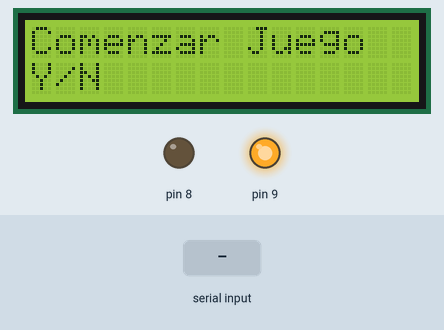
Simulated run of this sketch. Board: Arduino Uno, built with avr-gcc and run on an emulated ATmega328P. Parts: 16×2 character LCD, output pins drawn as LEDs (lit = HIGH). The test bench sets the inputs (shaded band).

Above: at 1.2 s.
1.3 s: "Y\n" received over Serial
At 4.4 s:
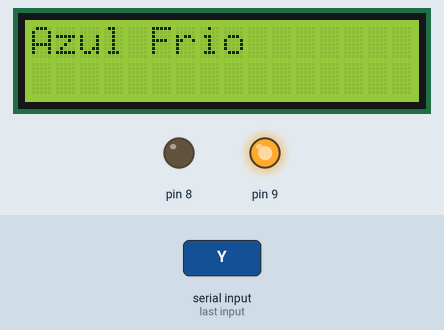
7.3 s: "90,45\n" received over Serial
At 9.8 s:
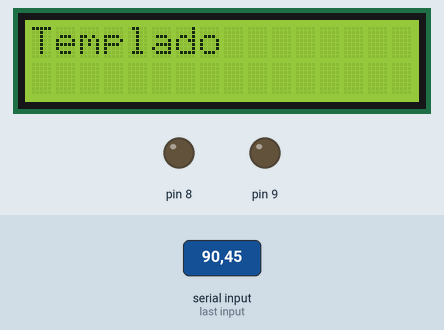
10.3 s: "30,150\n" received over Serial
At 12.5 s:
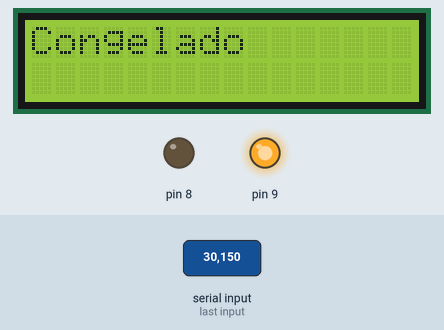
13.3 s: "0\n" received over Serial
At 16.1 s:
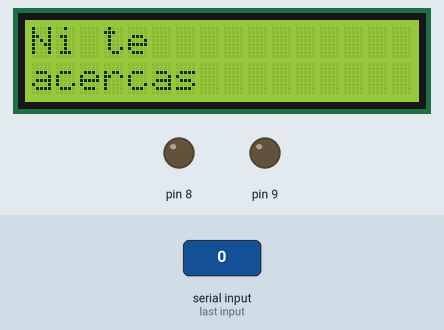
16.3 s: "5\n" received over Serial
Timing chart, 0 to 19.3 s (numbered marks = the images above; inputs shaded):
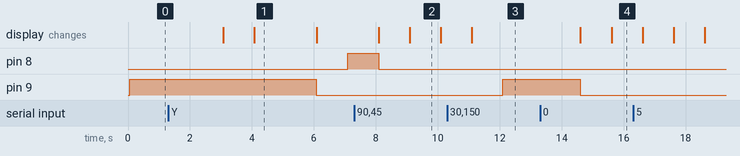

The sketch:

arduinofriocaliente.ino
```cpp
#include <LiquidCrystal.h> // Import the LCD library

LiquidCrystal lcd(12, 11, 5, 4, 3, 2);
int frio = 9;
int caliente = 8;
void mostrarTexto(String linea1, String linea2) {
  lcd.clear();
  lcd.setCursor(0, 0);
  lcd.print(linea1);
  lcd.setCursor(0, 1);
  lcd.print(linea2);
  delay(1000);
}

void parpadear(int pin){
  for (int i = 0; i < 5; i++) {
    encender(pin);
    delay(500);
    apagar(pin);
  }

}


int my_random(int seed) {
  int random = ((seed + 31289) * 2342341) % 101;
  return random;
}

void encender(int pin) {
  digitalWrite(pin, HIGH);
}

void apagar(int pin) {
  digitalWrite(pin, LOW);
}

void setup() {
  pinMode(8, OUTPUT);
  pinMode(9, OUTPUT);
  lcd.begin(16, 2);
  Serial.begin(9600);
}

void loop() {
  encender(9);
  mostrarTexto("Comenzar Juego","Y/N");

  if (Serial.available() > 0) {
    String opt = Serial.readStringUntil('\n');
    opt.trim();

    if (opt.equalsIgnoreCase("Y")) {


      mostrarTexto("Adivina", "El Numero");

      // Usa millis() como semilla semialeatoria
      int numero = my_random(millis() % 1000);
      mostrarTexto("Azul Frio","");
      encender(frio);
      delay(1000);
      apagar(frio);
      mostrarTexto("Rojo Caliente","");
      encender(caliente);
      delay(1000);
      apagar(caliente);

     while (true) {
      apagar(frio);
      apagar(caliente);
      mostrarTexto("Di un", String(numero));

      while (Serial.available() == 0); // Espera a que el usuario escriba

      String guess = Serial.readStringUntil('\n');
      guess.trim();
      int guessInt = guess.toInt();

      int diferencia = abs(guessInt - numero);

      if (guessInt == numero) {
        mostrarTexto("Ganaste", ":):):):)");
        parpadear(frio);
        parpadear(caliente);
        break;
      }
      else if (diferencia <= 5) {
        mostrarTexto("Muy Caliente", "");
        parpadear(caliente);
      }
      else if (diferencia <= 10) {
        mostrarTexto("Caliente", "");
        encender(caliente);
      }
      else if (diferencia <= 20) {
        mostrarTexto("Templado", "");
      }
      else if (diferencia <= 30) {
        mostrarTexto("Frio", "");
        encender(frio);
      }
      else if (diferencia <= 50) {
        mostrarTexto("Congelado", "");
        parpadear(frio);
      }
      else {
        mostrarTexto("Ni te", "acercas");
      }
    }
    }

    lcd.clear();
  }

  delay(1000);
}
```

Measured:
- after the input at 1.3 s, pin 8: LOW → HIGH after 5.8 s; pin 9: HIGH → LOW after 4.8 s; the display: first changes after 1.8 s (image 1 shows a later state)
- after the input at 7.3 s, the display: first differs from a run without the input after 1.8 s (image 2)
- after the input at 10.3 s, pin 9: LOW → HIGH after 1.8 s; the display: changes after 0.80 s (image 3)
- after the input at 13.3 s, the display: first differs from a run without the input after 2.3 s (image 4)
- what the display in image 1 shows lasts 2.0 s, from 4.1 s to 6.1 s
- what the display in image 2 shows lasts 1.0 s, from 9.1 s to 10.1 s
